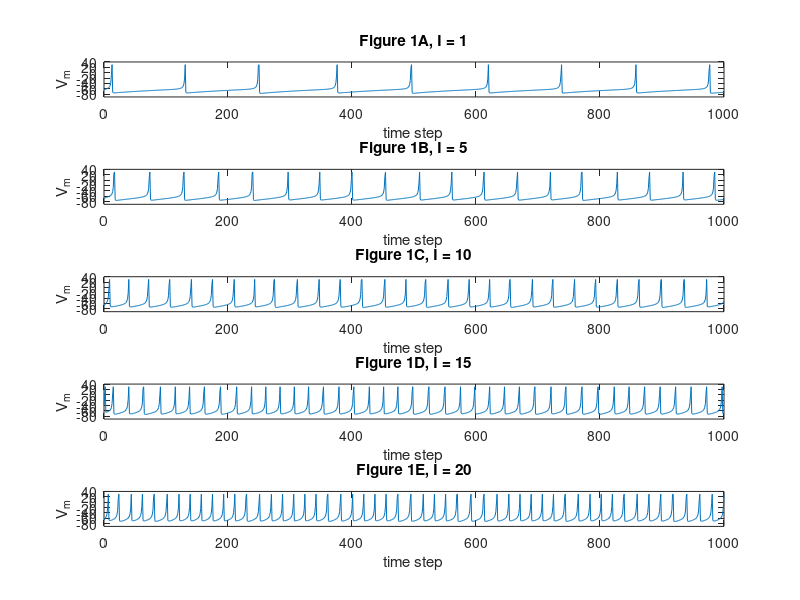

The MATLAB source for this figure:
%   This MATLAB file generates figure 1 in the paper by 
%               Izhikevich E.M. (2004) 
%   Which Model to Use For Cortical Spiking Neurons? 
%   use MATLAB R13 or later. November 2003. San Diego, CA 

%   Modified by Ali Minai


%%%%%%%%%%%%%%% regular spiking %%%%%%%%%%%%%%%%%%%%%% 

steps = 1000;                  %This simulation runs for 1000 steps

a=0.02; b=0.25; c=-65;  d=6;
V=-64; u=b*V;
VV=[];  uu=[];
tau = 1; %0.25; % for convenience
tspan = 0:tau:steps;  %tau is the discretization time-step
                                  %tspan is the simulation interval
                                
T1=50;            %T1 is the time at which the step input rises

spike_ts = [];

v_matrix = [];
i = 1;
I_values = [1, 5, 10, 15, 20];

for I = I_values
     
    for t=tspan
        
        V = V + tau*(0.04*V^2+5*V+140-u+I);
        u = u + tau*a*(b*V-u);
        
        if V > 30                 %if this is a spike
            VV(end+1)=30;         %VV is the time-series of membrane potentials
            V = c;
            u = u + d;
            spike_ts = [spike_ts ; 1];   %records a spike
        else
            VV(end+1)=V;
            spike_ts = [spike_ts ; 0];   %records no spike
        end;
        uu(end+1)=u;
        
    end;
    

    v_matrix(end + 1, : ) = VV;
    
    % reset arrays
    spike_ts = [];
    uu = [];
    VV = [];
    
    i = i + 1;
    
end



for k = 1:5
    
    subplot(5,1,k)
    plot(tspan,v_matrix(k,:));
    axis([0 max(tspan) -90 40])
    xlabel('time step');
    ylabel('V_m')
    title(['Figure 1' char(k+64) ', '  'I = ' num2str( I_values(k))])
    
end

% subplot(2,1,1)
% plot(tspan,VV);                   %VV is plotted as the output
% axis([0 max(tspan) -90 40])
% xlabel('time step');
% ylabel('V_m')
% %xticks([0 max(tspan)]);
% %xticklabels([0 steps]);
% title('Regular Spiking');

%subplot(2,1,2)
%plot(tspan,spike_ts,'r');                   %spike train is plotted
%axis([0 max(tspan) 0 1.5])
%xlabel('time step');
%xticks([0 max(tspan)]);
%xticklabels([0 steps]);
%yticks([0 1]); 





